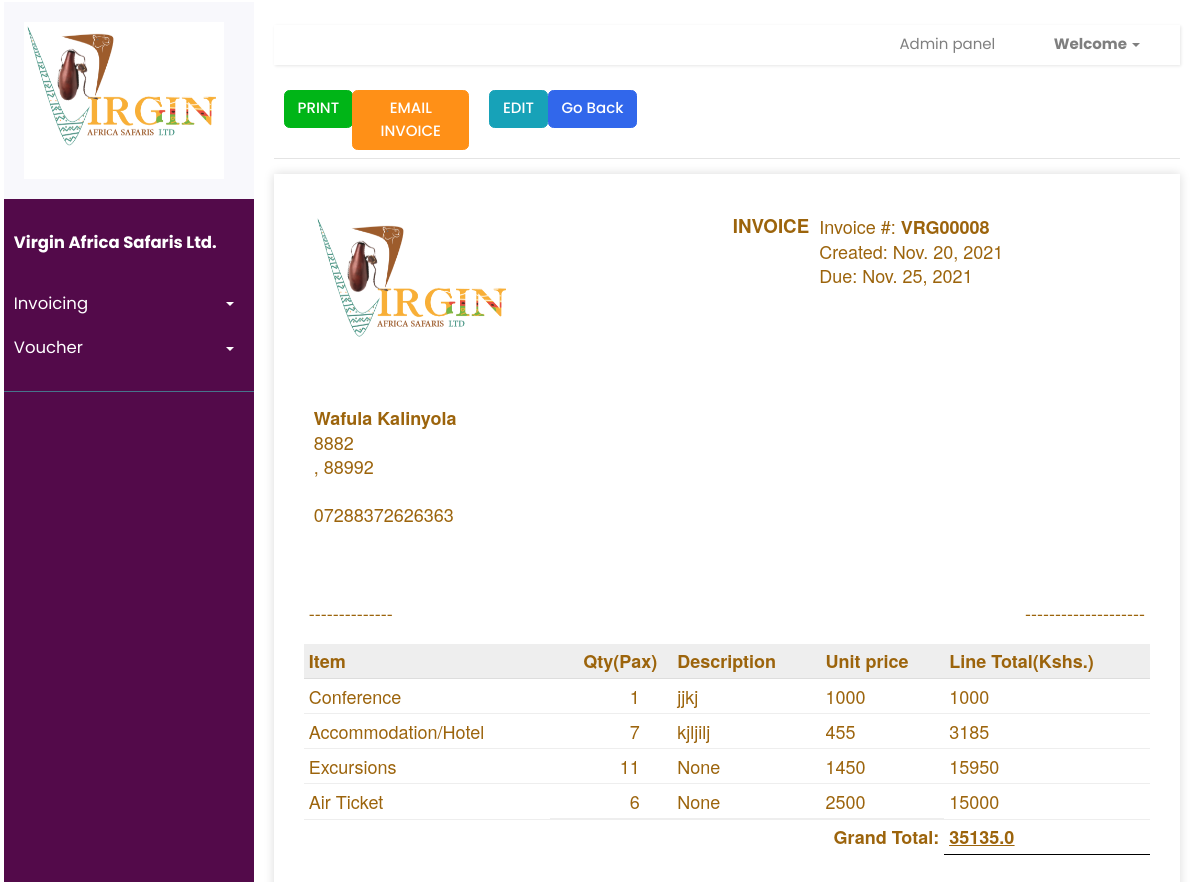
Before: /invoices/create-build/vrg00008-bb77433f6d1d with the older database file.
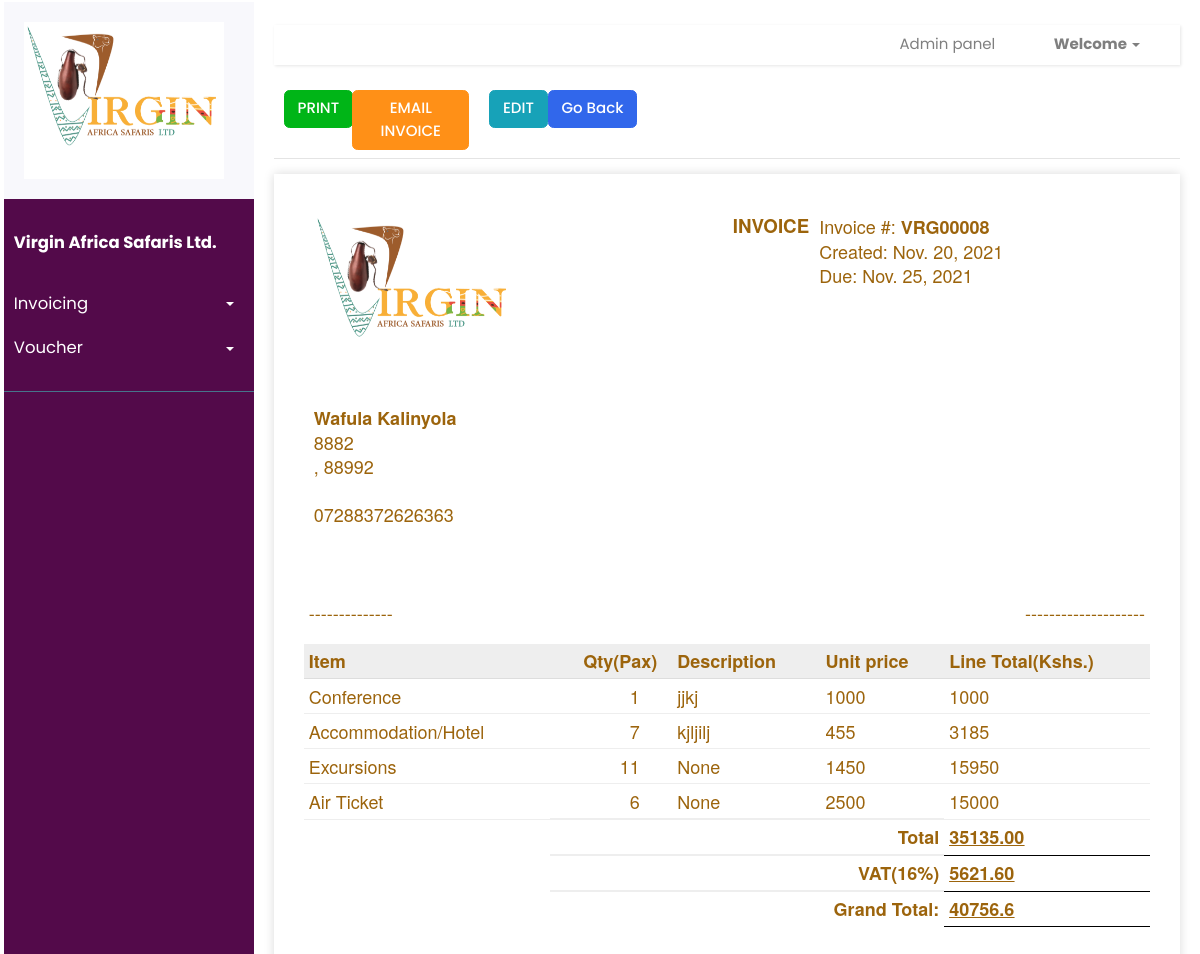
After: the same page with the newer database file.
### invoice/models.py (models this page shows, shortened)
class Invoice(models.Model):
	TERMS = [
	('Immediate','Immediate'),
	('15 days', '15 days'),
	('30 days', '30 days'),
	]
	STATUS = [
	('CURRENT', 'CURRENT'),
	('EMAIL_SENT', 'EMAIL_SENT'),
	('OVERDUE', 'OVERDUE'),
	('PAID', 'PAID'),
	]
	number = models.CharField(null=False,default=increment_invoice_number, blank=False, max_length=100, unique=True)
	dueDate = models.DateField(null=True, blank=True)
	paymentTerms = models.CharField(choices=TERMS, default='15 days', max_length=100)
	status = models.CharField(choices=STATUS, default='CURRENT', max_length=100)
	description = models.TextField(null=True, blank=True,max_length=500)
	istaxable = models.BooleanField()
	client = models.ForeignKey(Client, blank=True, null=True, on_delete=models.SET_NULL)
	uniqueId = models.CharField(null=True, blank=True, max_length=100)
	slug = models.SlugField(max_length=500, unique=True, blank=True, null=True)
	date_created = models.DateTimeField(blank=True, null=True)
	last_updated = models.DateTimeField(blank=True, null=True)
	def grand_total(self):
		temp_values = 0.00
		for product in InvoiceProduct.objects.filter(invoice_id=self.id):
			if product.price and product.quantity:
				temp_values = temp_values+(int(product.price)* int(product.quantity))
		return temp_values

class InvoiceProduct(models.Model):
	invoice = models.ForeignKey(Invoice, on_delete=models.CASCADE)
	product = models.ForeignKey(Product, on_delete=models.CASCADE, null = True, blank=True)
	prod_description = models.CharField(null=True, blank=True, max_length=300)
	quantity = models.IntegerField(default=1, validators=[MinValueValidator(1)], null=True, blank=True)
	price = models.CharField(null=True, blank=True, max_length=10)
	class Meta:
		unique_together = [['invoice','product']]
	def total_price(self):
		total_price = int(self.quantity)*int(self.price)
		return total_price

class Client(models.Model):
	clientName = models.CharField(null=True, blank=True, max_length=200)
	address = models.CharField(null=True, blank=True, max_length=200)
	postalCode = models.CharField(null=True, blank=True, max_length=10)
	phoneNumber = models.CharField(null=True, blank=True, max_length=100)
	emailAddress = models.CharField(null=True, blank=True, max_length=100)
	uniqueId = models.CharField(null=True, blank=True, max_length=100)
	slug = models.SlugField(max_length=500, unique=True, blank=True, null=True)
	date_created = models.DateTimeField(blank=True, null=True)
	last_updated = models.DateTimeField(blank=True, null=True)

### invoice/views.py (the view, shortened to what this page needs)
# urls.py: path('invoices/create-build/<slug:slug>',invoice_views.createBuildInvoice, name='create-build-invoice'),
def createBuildInvoice(request, slug):
	try:
		invoice = Invoice.objects.get(slug=slug)
		pass
	except:
		messages.error(request, 'Something went wrong')
		return redirect('create-build-invoice', slug=slug)
	products = Product.objects.filter(invoice=invoice)
	invoiceproduct  = InvoiceProduct.objects.filter(invoice_id=invoice.id)
	invoiceCurrency = ''
	invoiceTotal = 0.0
	itemtotals = []
	if len(products) > 0:
		for x in invoiceproduct:
			y = float(x.quantity) * float(x.price)
			invoiceTotal += y
			itemtotals.append(y)
	tax = 0.16*invoiceTotal
	grand_total = invoiceTotal+tax
	context = {}
	context['invoice'] = invoice
	context['products'] = products
	context['itemtotals']= itemtotals
	context['invoiceGrandTotal'] = grand_total
	context['invoiceTotal'] = "{:.2f}".format(invoiceTotal)
	context['tax'] =  "{:.2f}".format(tax)
	context['invoiceCurrency'] = invoiceCurrency
	context['invoiceproduct'] = invoiceproduct
	if request.method == 'GET':
		inv_form = InvoiceForm(instance=invoice)
		client_form = ClientSelectForm(initial_client=invoice.client)
		context['inv_form'] = inv_form
		context['client_form'] = client_form
		return render(request, 'invoice/view_created_invoice.html', context)

### invoice/models.py (called while the page is built)
def increment_invoice_number():
		last_invoice = Invoice.objects.all().order_by('id').last()
		if not last_invoice:
			return 'VRG00001'
		invoice_no = last_invoice.number
		invoice_int = int(invoice_no.split('VRG')[-1])
		new_invoice_int = invoice_int + 1
		new_invoice_no = 'VRG' +  "%05d" % ( new_invoice_int, )
		return new_invoice_no

### templates/invoice/view_created_invoice.html (shortened to what the changed rows need)
{% extends 'index.html' %} {% load static %} {% load crispy_forms_tags %}
 {% block content %}
<div class="invoice-box">
      <table cellpadding="0" cellspacing="0">
        <tr class="top">
          <td colspan="2">
            <table>
              <tr>
                <td class="title">
                  <img
                    src="{% static 'images/logo.PNG' %}"
                    style="width: 100%; max-width: 200px"
                    alt="Logo"
                  />
                </td>
                 <td class="mr-3">
                       <h5>INVOICE</h5>
                 </td>
                <td>
                   Invoice #: <strong>{{invoice.number}}</strong><br />
                Created: {{invoice.date_created|date}}<br />
                Due: {{invoice.dueDate}}
                </td>
              </tr>
            </table>
          </td>
        </tr>
        <tr class="information">
          <td colspan="2">
            <table>
              <tr>
                <td>
                <strong>{{invoice.client.clientName}}</strong> <br />
                {{invoice.client.address}}<br />
                {{invoice.client.city}}, {{invoice.client.postalCode}} <br/ >
               <br/ > {{invoice.client.phoneNumber}}
                <br />
                <br />
                </td>
                <td>
                </td>
              </tr>
            </table>
          </td>
        </tr>
       <tr>
       <table>
    {%if invoice.istaxable%}
        <tr class="total">
          <td></td>
          <td colspan="3">Total</td>
          <td class = "grand_total"><u><u>{{invoiceTotal}}</u><u/></td>
        </tr>
        <tr class="total">
          <td></td>
          <td colspan="3">VAT(16%)</td>
          <td class = "grand_total"><u><u>{{tax}}</u><u/></td>
        </tr>
        <tr class="total">
          <td></td>
          <td colspan="3">Grand Total:</td>
          <td class = "grand_total"><u><u>{{invoiceGrandTotal}}</u><u/></td>
        </tr>
        {%else%}
          <tr class="total">
          <td></td>
          <td colspan="3">Grand Total:</td>
          <td class = "grand_total"><u><u>{{invoice.grand_total}}</u><u/></td>
        </tr>
        {%endif%}
      </table>
      </tr>
      <br />
     </table>
    </div>
<br/><br/>
        </div>
      </div>
{% endblock %}

Changed rows visible on the page:
changed Invoice "VRG00008": istaxable False → True (drawn); grand_total "35135.0" → (not shown)
Other visible differences:
{{ invoiceTotal }}: (not shown) → "35135.00"
{{ tax }}: (not shown) → "5621.60"
{{ invoiceGrandTotal }}: (not shown) → "40756.6"
text now shown: "Total VAT(16%)"
